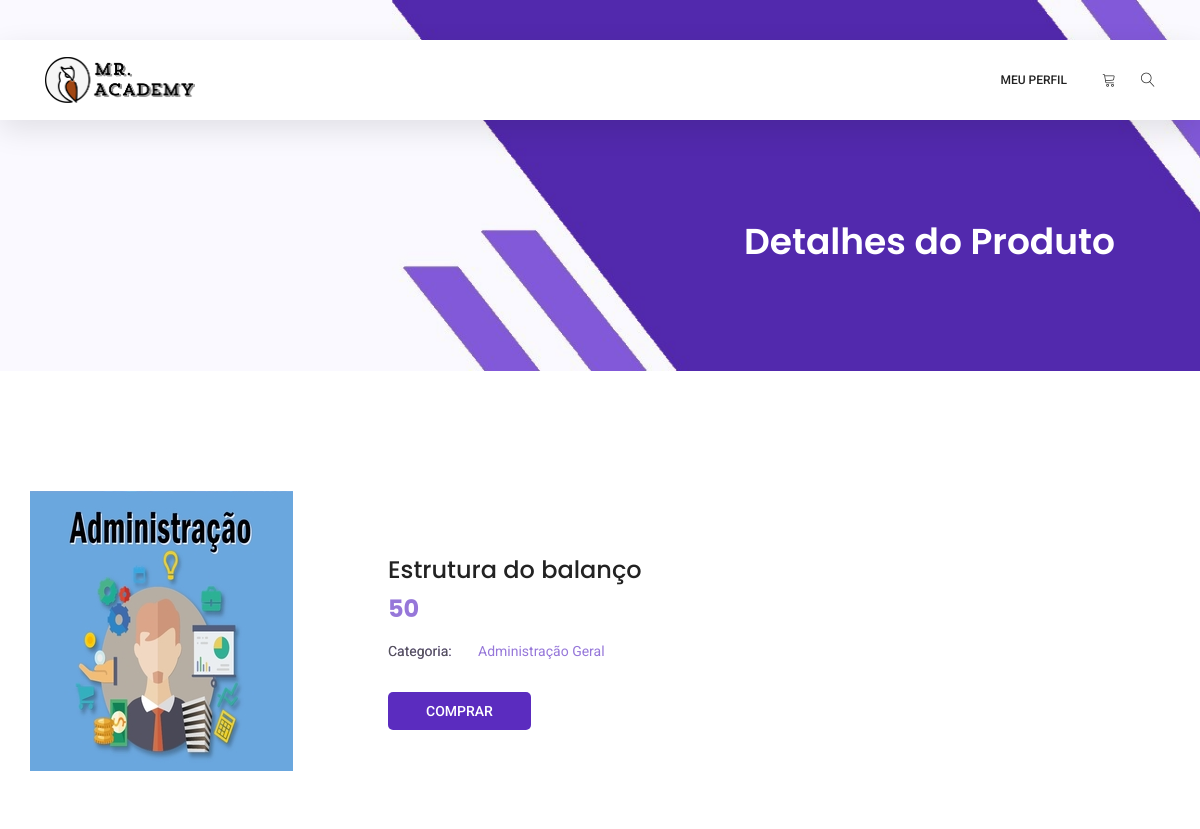
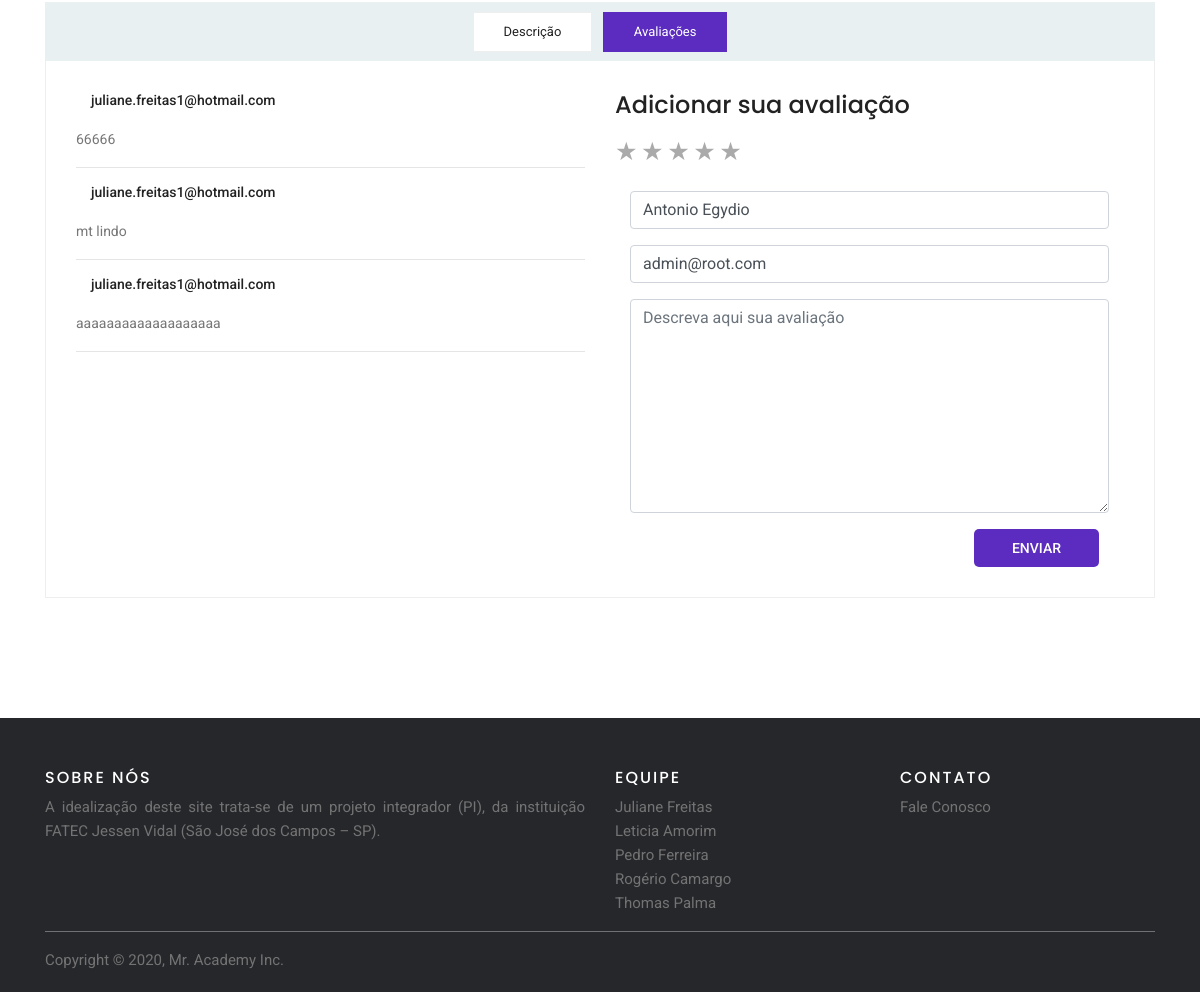
/src/carousel/single-product.php?id=29 (signed in), run on the app's committed database (2 pictures, top to bottom).
### tables this page shows
CREATE TABLE `arquivos` (
  `id` int(11) NOT NULL,
  `nome_arquivo` varchar(100) NOT NULL,
  `caminho` varchar(255) NOT NULL,
  `disciplina` varchar(100) NOT NULL,
  `descricao` text NOT NULL,
  `extensao_arquivo` varchar(5) NOT NULL,
  `titulo_produto` varchar(250) NOT NULL,
  `preco` varchar(100) NOT NULL
);

CREATE TABLE `avaliacao` (
  `id` int(11) NOT NULL,
  `id_produto` int(11) NOT NULL,
  `nome` varchar(30) NOT NULL,
  `email` varchar(30) NOT NULL,
  `mensagem` varchar(350) NOT NULL,
  `qnt_estrela` int(11) NOT NULL
);

### src/carousel/single-product.php (the view, shortened to what this page needs)
<?php
	include("conexao.php");
	$id = $_REQUEST['id'];
	$result_produtos = "SELECT * FROM arquivos WHERE id = $id";
	$resultado_produtos = mysqli_query($conexao, $result_produtos);
	$infos_produto = mysqli_fetch_assoc($resultado_produtos);
?>
<!DOCTYPE html>
<html lang="pt-br">
<head>
  <link rel="stylesheet" href="css/linearicons.css">
  <link rel="stylesheet" href="css/themify-icons.css">
  <link rel="stylesheet" href="css/bootstrap.css">
  <link rel="stylesheet" href="css/owl.carousel.css">
  <link rel="stylesheet" href="css/main.css">
  <link href="carousel.css" rel="stylesheet">
  <link href="css/star.css" rel="stylesheet">
  <link href="//netdna.bootstrapcdn.com/font-awesome/4.0.3/css/font-awesome.css" rel="stylesheet">
</head>
<body>
	<header class="header_area sticky-header">
		<div class="main_menu">
			<nav class="navbar navbar-expand-lg navbar-light main_box">
				<div class="container">
					<a class="navbar-brand logo_h" href="produtos.php"><img src="imagens/logo.png" width="150px"></a>
					<div class="collapse navbar-collapse offset" id="navbarSupportedContent">
						<ul class="nav navbar-nav menu_nav ml-auto">
							  <li class="nav-item submenu dropdown">
							<li class="nav-item submenu dropdown">
								<a href="#" class="nav-link dropdown-toggle" data-toggle="dropdown" role="button" aria-haspopup="true"
								 aria-expanded="false">Meu Perfil</a>
							</li>
						</ul>
						<ul class="nav navbar-nav navbar-right">
							<li class="nav-item"><a href="#" class="cart"><span class="lnr lnr-cart"></span></a></li>
							<li class="nav-item">
								<button class="search"><span class="lnr lnr-magnifier" id="search"></span></button>
							</li>
						</ul>
					</div>
				</div>
			</nav>
		</div>
	</header>
	<section class="banner-area organic-breadcrumb">
		<div class="container">
			<div class="breadcrumb-banner d-flex flex-wrap align-items-center justify-content-end">
				<div class="col-first">
					<h1>Detalhes do Produto</h1>
				</div>
			</div>
		</div>
	</section>
	<div class="product_image_area">
		<div class="container">
			<div class="row s_product_inner">
				<?php
				if ($infos_produto["disciplina"] == "Português") {
					echo '<img src="imagens/produtos/p7.jpg" alt="">';
				}
				else if ($infos_produto["disciplina"] == "Inglês") {
					echo '<img src="imagens/produtos/p1.jpg" alt="">';
				}
				else if ($infos_produto["disciplina"] == "Matemática Discreta") {
					echo '<img src="imagens/produtos/p6.jpg" alt="">';
				}
				else if ($infos_produto["disciplina"] == "Laboratório de Hardware") {
					echo '<img src="imagens/produtos/p4.jpg" alt="">';
				}
				else if ($infos_produto["disciplina"] == "Administração Geral") {
					echo '<img src="imagens/produtos/p3.jpg" alt="">';
				}
				?>
				<div class="col-lg-5 offset-lg-1">
					<div class="s_product_text">
						<h3><?php echo($infos_produto["titulo_produto"]); ?></h3>
						<h2><?php echo($infos_produto["preco"]); ?></h2>
						<ul class="list">
							<li><a class="active" href="#"><span>Categoria:</span><?php echo($infos_produto["disciplina"]); ?></a></li>
							<br>
							<div class="card_area d-flex align-items-center">
								<a class="primary-btn" href="cart.php?id=<?php echo($infos_produto['id']); ?>">Comprar</a>
							</ul>
						</div>
					</div>
				</div>
			</div>
		</div>
	<section class="product_description_area">
		<div class="container">
			<ul class="nav nav-tabs" id="myTab" role="tablist">
				<li class="nav-item">
					<a class="nav-link" id="home-tab" data-toggle="tab" href="#home" role="tab" aria-controls="home" aria-selected="true">Descrição</a>
				</li>
				<li class="nav-item">
					<a class="nav-link active" id="review-tab" data-toggle="tab" href="#review" role="tab" aria-controls="review"
					 aria-selected="false">Avaliações</a>
				</li>
			</ul>
			<div class="tab-content" id="myTabContent">
				<div class="tab-pane fade show active" id="review" role="tabpanel" aria-labelledby="review-tab">
					<div class="row">
						<div class="col-lg-6">
							<div class="row total_rate">
								<div class="col-6">
								</div>
							</div>
							<?php
							$id = $_REQUEST['id'];
							$result_usuarios = "SELECT * FROM avaliacao where id_produto=$id";
					        $resultado_usuarios = mysqli_query($conexao, $result_usuarios);
					        while($row_usuario = mysqli_fetch_assoc($resultado_usuarios)){
								echo('<div class="review_list">
									<div class="review_item">
										<div class="media">
											<div class="d-flex">
											</div>
											<div class="media-body">
												<h4>'.$row_usuario['nome'].'</h4>
												<!--<i class="fa fa-star" aria-hidden="true"></i>
												<i class="fa fa-star" aria-hidden="true"></i>
												<i class="fa fa-star" aria-hidden="true"></i>
												<i class="fa fa-star" aria-hidden="true"></i>
												<i class="fa fa-star" aria-hidden="true"></i>-->
											</div>
										</div>
										<p>'.$row_usuario['mensagem'].'</p>
										<hr/>
									</div>
									</div>
								');
						}
						?>
					</div>
						<div class="col-lg-6">
							<div class="review_box">
								<h4>Adicionar sua avaliação</h4>
<?php
								echo ('
								<form action="avaliacao.php" method="post" class="ratized" enctype="multipart/form-data">
								<input type="radio" id="vazio" name="estrela" value="" checked>
								  <input id="1" type="radio" name="estrela" value="1"><label for="1">&#9733;</label>
								  <input id="2" type="radio" name="estrela" value="2">
								  <label for="2">&#9733;</label>
								  <input id="3" type="radio" name="estrela"value="3">
								  <label for="3">&#9733;</label>
								  <input id="4" type="radio" name="estrela" value="4">
								  <label for="4">&#9733;</label>
								  <input id="5" type="radio" name="estrela" value="5">
								  <label for="5">&#9733;</label>
								<br>
								<br>
									<div class="col-md-12">
									<input type="hidden" name="id_produto" value="'.$_REQUEST['id'].'">
										<div class="form-group">
											<input type="text" class="form-control" id="nome" name="nome"  value="'.$_SESSION['nome'].'">
										</div>
									</div>
									<div class="col-md-12">
										<div class="form-group">
											<input type="email" class="form-control" id="email" name="email" value="'.$_SESSION['email'].'">
										</div>
									</div>
									<div class="col-md-12">
										<div class="form-group">
											<textarea class="form-control" name="mensagem" id="mensagem" rows="1" placeholder="Descreva aqui sua avaliação" style="height:214px;""></textarea>
										</div>
									</div>
									<div class="col-md-12 text-right">
										<button type="submit" value="submit" class="primary-btn">Enviar</button>
									</div>
								</form>')
								?>
							</div>
							</div>
						</div>
					</div>
				</div>
			</div>
	</section>
    <footer class="site-footer">
      <div class="container">
        <div class="row">
          <div class="col-sm-12 col-md-6">
            <h6>Sobre nós</h6>
            <p class="text-justify">A idealização deste site trata-se de um projeto integrador (PI), da instituição FATEC Jessen Vidal (São José dos Campos – SP).</p>
          </div>
          <div class="col-xs-6 col-md-3">
            <h6>Equipe</h6>
            <ul class="footer-links">
              <li><a href="https://www.linkedin.com/in/juliane-freitas-9b6287163/" target="_blank">Juliane Freitas</a></li>
              <li><a href="https://www.linkedin.com/in/leticia-amorim-4761b1185/" target="_blank">Leticia Amorim</a></li>
              <li><a href="https://www.linkedin.com/in/pedro-ferreira-6a8417190/" target="_blank">Pedro Ferreira</a></li>
              <li><a href="https://www.linkedin.com/in/rogério-camargo-3a01191a5/" target="_blank">Rogério Camargo</a></li>
              <li><a href="https://www.linkedin.com/in/thomas-palma-0764b81b3/" target="_blank">Thomas Palma</a></li>
            </ul>
          </div>
          <div class="col-xs-6 col-md-3">
            <h6>Contato</h6>
            <ul class="footer-links">
              <li><a href="contato.php">Fale Conosco</a></li>
         	</ul>
          </div>
        </div>
        <hr>
      </div>
      <div class="container">
        <div class="row">
          <div class="col-md-8 col-sm-6 col-xs-12">
            <p class="copyright-text">Copyright © 2020, Mr. Academy Inc. <a href="#"></a></p>
</footer>
</body>
</html>

### src/carousel/css/star.css (style rules this page uses)
.ratized { position: relative; }
.ratized label { font-size: 1.8em; cursor: pointer; }
.ratized input[type="radio"]:checked ~ input + label { background: none; color: #aaa; }
.ratized input + label { color: orange; }

### data on the page
arquivos: titulo_produto "Estrutura do balanço", preco "50", disciplina "Administração Geral"
avaliacao: nome "juliane.freitas1@hotmail.com", mensagem "66666"
avaliacao: nome "juliane.freitas1@hotmail.com", mensagem "mt lindo"
avaliacao: nome "juliane.freitas1@hotmail.com", mensagem "aaaaaaaaaaaaaaaaaaa"
